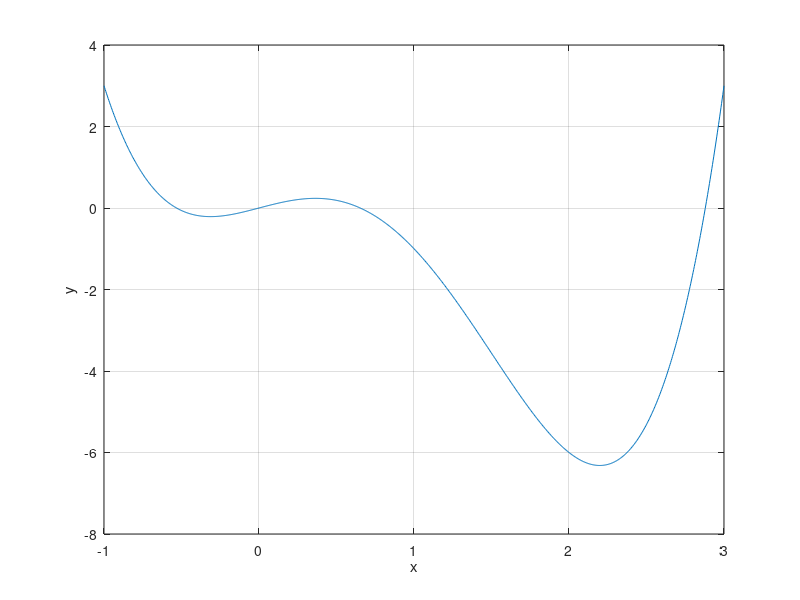

MATLAB code for this plot:
clear variables
clc
x = linspace(-1,3,1024); 	    % Indepentant variable
y = x.^4 - 3*x.^3 + x;              % Depentant variable
c = [1 -3 0 1 0];                    %Matrix of coefficients
sols = roots(c);               %roots of y = 0
disp(['Solutions of y = 0 are :']);     % display message in command window
disp([mat2str(sols)])           % use 'mat2str' to display a matrix

figure (1)                  % open a figure window
plot(x,y)                   % plot (t,y)
grid on                     % turn on the grid
xlabel('x')                 % label the x axis
ylabel('y')                 % label the y axis   
